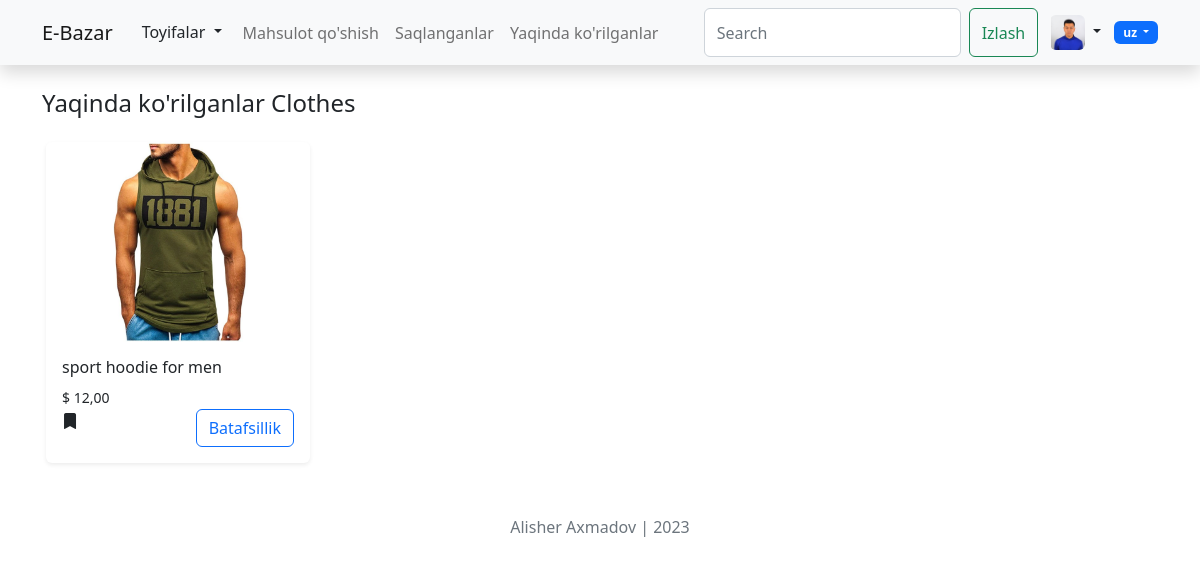
Screenshot of /uz/Clothes/category (signed in) with the database file from the repository.
### users/models.py (models this page shows, shortened)
class CustomUser(AbstractUser):
    phone_number = models.CharField(max_length=17)
    tg_username = models.CharField(max_length=150)
    avatar = models.ImageField(upload_to='avatars/', default='avatars/default.png')

### products/models.py (models this page shows, shortened)
class Category(models.Model):
    name = models.CharField(max_length=20)
    def __str__(self):
        return self.name

class Product(models.Model):
    author = models.ForeignKey(CustomUser, on_delete=models.CASCADE)
    category = models.ForeignKey(Category, on_delete=models.CASCADE)
    title = models.CharField(max_length=150)
    description = models.TextField()
    price =  models.DecimalField(max_digits=10000000, decimal_places=2)
    address = models.CharField(max_length=150)
    phone_number = models.CharField(max_length=17)
    tg_username = models.CharField(max_length=100)
    date = models.DateTimeField(auto_now_add=True)
    class Meta:
        ordering = ('-id',)

class ProductImage(models.Model):
    product = models.ForeignKey(Product, on_delete=models.CASCADE)
    image = models.ImageField(upload_to='product_images')

### main/views.py (the view)
# urls.py: path('<str:category_name>/category', CategoryView.as_view(), name='category'),
class CategoryView(View):
    def get(self, request, category_name):
        category = get_object_or_404(Category, name=category_name)
        products = Product.objects.filter(category=category)
        q = request.GET.get('q', '')
        if q:
            products = products.filter(title__icontains=q)
        return render(request, "category.html", {'products': products, "category": category})

### main/views.py (called while the page is built)
def for_all_pages(request):
    categories = Category.objects.all()
    return {"categories": categories}

### templates/category.html (shortened to what this page needs)
{% extends "base.html" %}
{% load i18n %}
{% block content %}
   <div class="container">
    <div class=" w-100 mt-4">
        <h4 class="d-block" >{% trans "Recently Products in" %} {{category}}</h4>
        <div class="d-flex flex-wrap justify-content-between">
            {% for i in products %}
            <div class="card border border-0 shadow-sm d-inline-block m-1 mt-3" style="width: 16.5rem;" >
                {% if i.productimage_set.exists %}
                <img height="200" class=" card-img-top" src="{{i.productimage_set.all.first.image.url}}" alt="">
                {% else %}
                <img height="200" class=" card-img-top" src="images/14pro2.jfif" alt="">
                {% endif %}
                <div class="card-body">
                    <h6 class="align-center card-title">{{i.title}}</h6>
                    <span class="center card-text"><small>$ {{i.price}}</small></span>
                    <div class="buttons d-flex flex-wrap justify-content-between ">
                        <i class="bi bi-bookmark-fill"></i>
                        <a href="{% url 'products:detail' i.id %}" class="btn btn-outline-primary" >{% trans "Details" %}</a>
                    </div>
                </div>
            </div>
            {% endfor %}
        </div>
    </div>
</div>
{% endblock content %}

### templates/base.html (shortened to what this page needs)
{% load static %}
{% load i18n %}
<!DOCTYPE html>
<html lang="en">
<head>
    <link rel="stylesheet" type="text/css" href="{% static 'styles.css' %}">
    <link rel="stylesheet" href="https://cdn.jsdelivr.net/npm/bootstrap-icons@1.3.0/font/bootstrap-icons.css">
</head>
<body>
    <nav class="shadow navbar navbar-expand-lg bg-light">
        <div class="container">
          <a class="navbar-brand" href="/">E-Bazar</a>
          <div class="collapse navbar-collapse" id="navbarContent">
            <ul class="navbar-nav me-auto mb-2 mb-lg-0">
              <li class="nav-tem">
                <div class="btn-group">
                  <button type="button" class="btn  dropdown-toggle" data-bs-toggle="dropdown" data-bs-display="static" aria-expanded="false">
                    {% trans "Categories" %}
                  </button>
                </div>
              </li>
              <li class="nav-item">
                <a class="nav-link" href="{% url 'products:new' %}"> {% trans 'Add Product' %} </a>
              </li>
              <li class="nav-item">
                <a class="nav-link" href="{% url 'users:saveds' %}">{% trans 'Saveds' %}</a>
              </li>
              <li class="nav-item">
                <a class="nav-link" href="{% url 'users:recently_viewed' %}">{% trans 'Recently Viewed' %}</a>
              </li>
            </ul>
              <div class="btn-group">
                <form class="d-flex " role="search">
                  <input class="form-control me-2" name="q" type="search" placeholder="Search" aria-label="Search">
                  <button class="btn btn-outline-success" type="submit">{% trans 'Search' %}</button>
                </form>
                {% if request.user.is_authenticated %}
                <button type="button" class="btn  dropdown-toggle" data-bs-toggle="dropdown" data-bs-display="static" aria-expanded="false">
                  <img src="{{ request.user.avatar.url }}" width="35" height="35" class=" rounded" alt="">
                </button>
                {% else %}
                <a href="{% url 'login' %}" class="btn btn-primary">{% trans "Login" %}</a>
                <a href="{% url 'users:signup' %}" class="btn btn-primary">{% trans "SignUp" %}</a>
                {% endif %}
              </div>
          </div>
            <div class="btn-group">
              {% get_current_language as current_language %}
              {% get_available_languages as available_languages %}
              {% get_language_info_list for available_languages as langs %}
              <button class="btn badge bg-primary dropdown-toggle" type="button" data-bs-toggle="dropdown" aria-expanded="false">
                  {{ current_language }}
              </button>
          </div>
        </div>
    </nav>
   {% block content %}
   {% endblock content %}
    <div class="footer m-5 mb-3 ">
        <center class="text-muted" >Alisher Axmadov | 2023</center>
    </div>
</body>
</html>

### templates/base.html (style rules this page uses)
img { object-fit: contain; }

### rows the page displays
CustomUser: user.avatar (picture)
Category: name "Clothes"
Product: productimage_set.all.first.image (picture), title "sport hoodie for men", price "12,00"

### other values shown
{{ current_language }} "uz"
